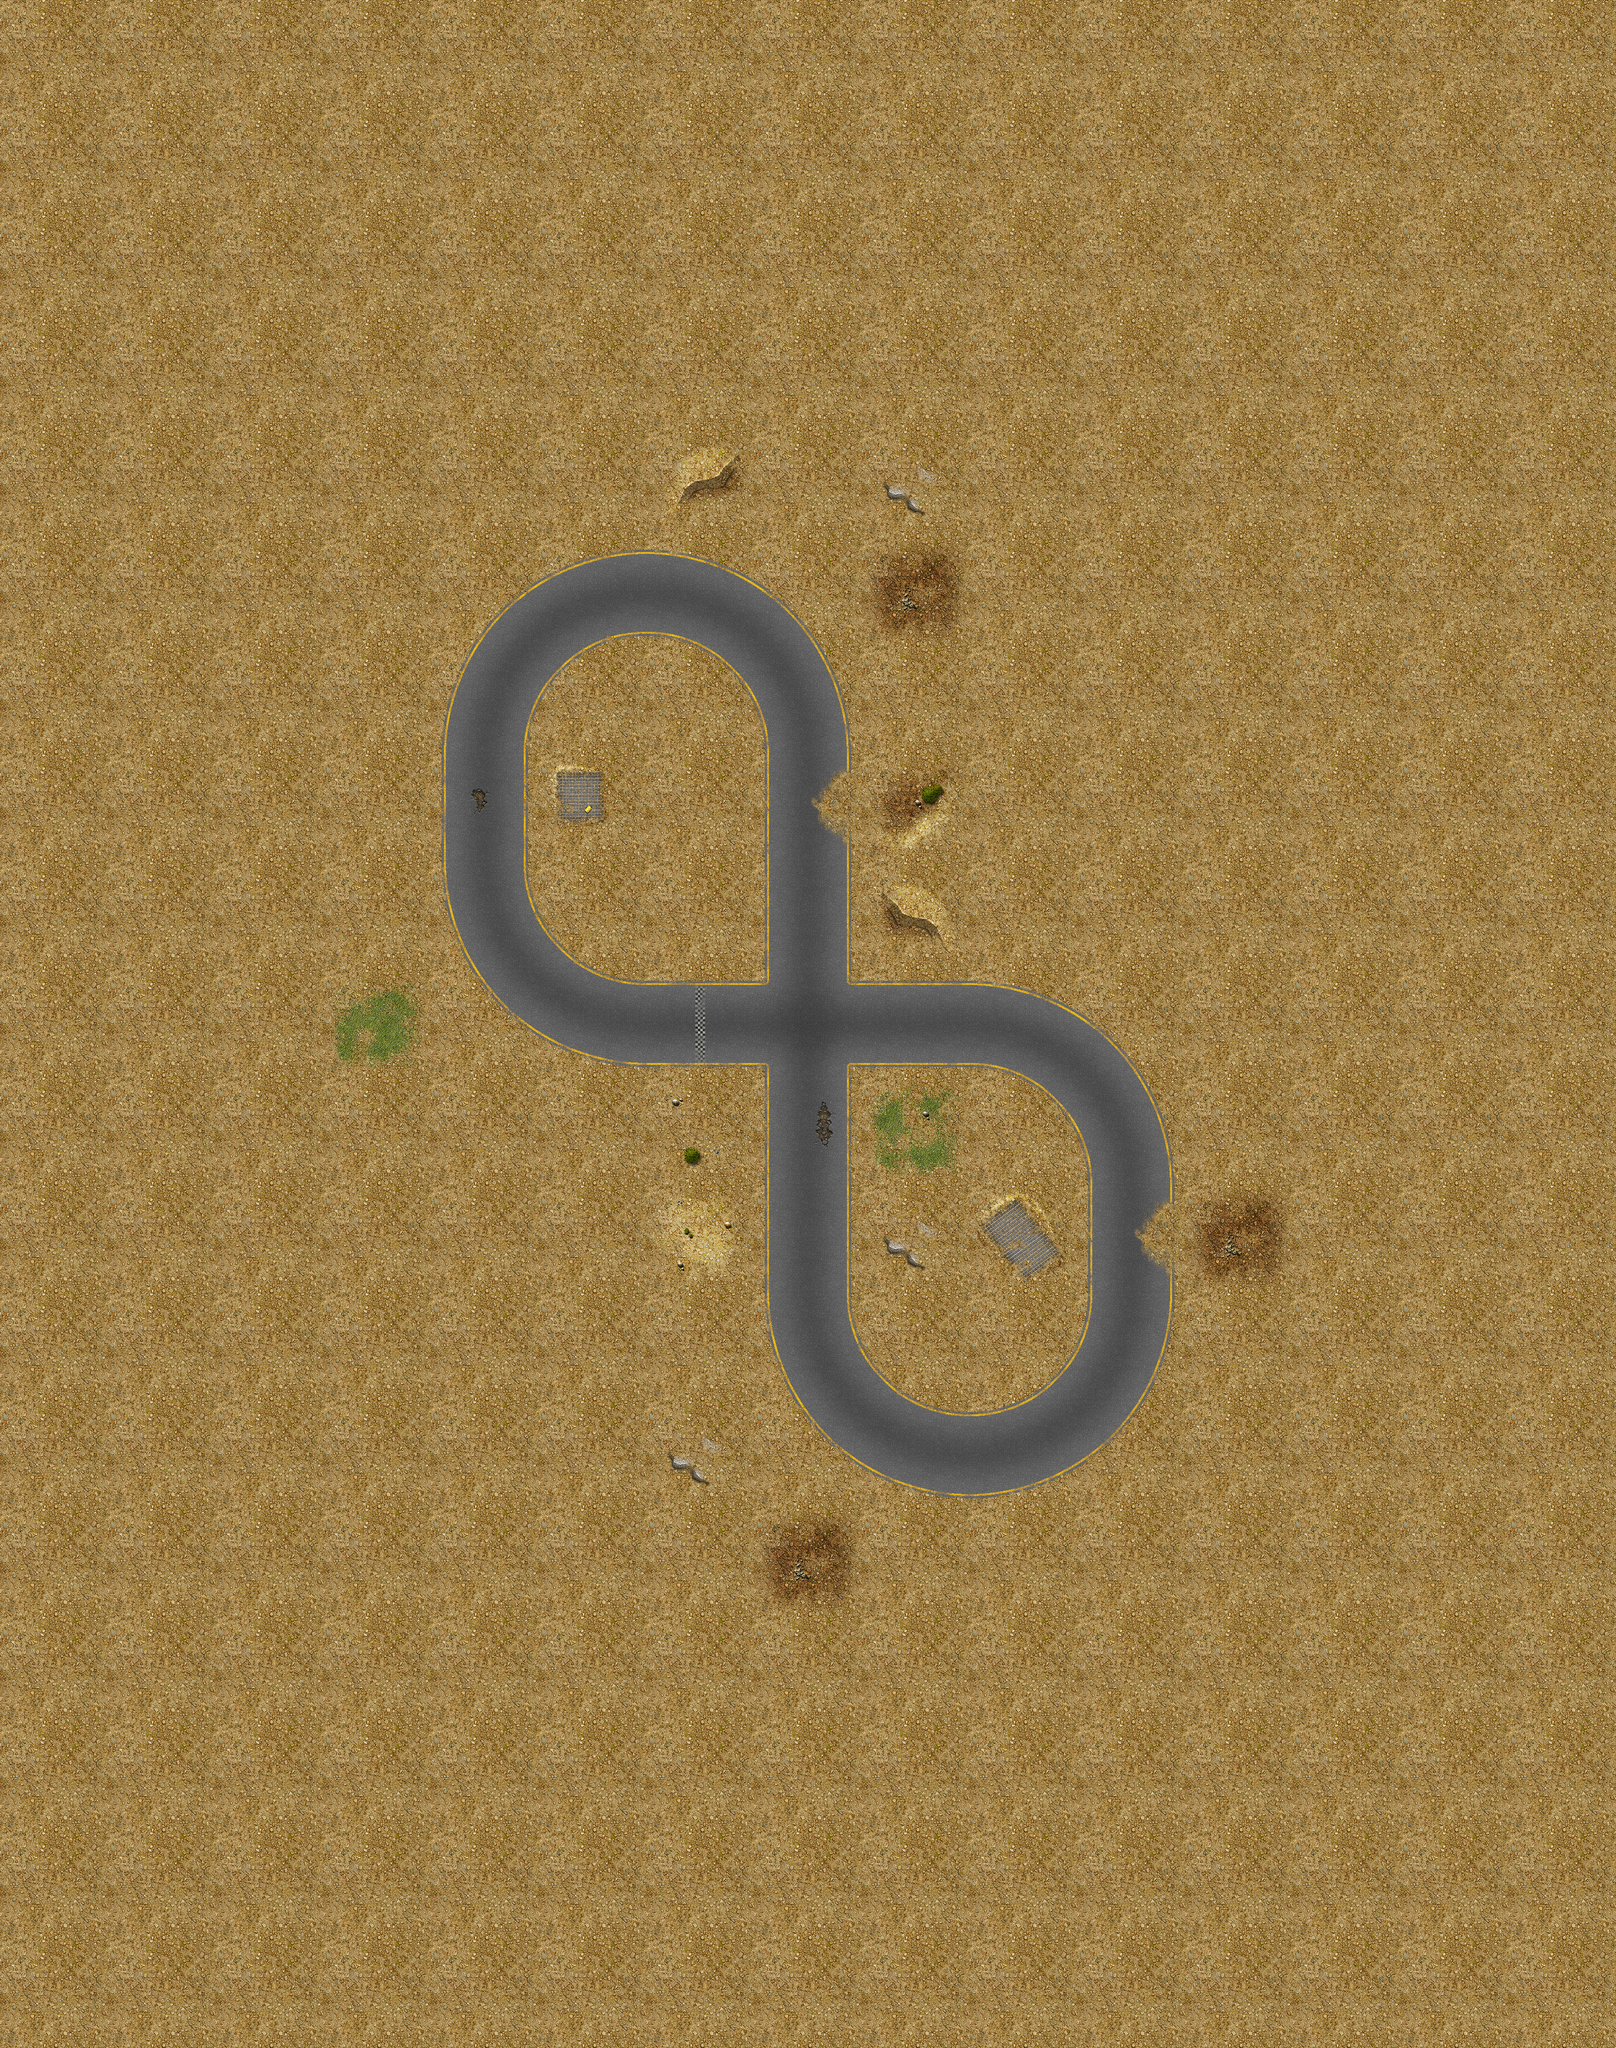

A 2D game scene composited from a Tiled map and its tileset images. What follows is a short description and the map's XML, with each tile layer's data collapsed to a summary:
An orthogonal 15x19 tile map with 224x224 px tiles, 1 tile layer (track) and 109 objects (15x tree-9).

<map version="1.0" orientation="orthogonal" width="15" height="19" tilewidth="224" tileheight="224">
 <properties>
  <property name="name" value="2. Overlap" />
 </properties>
 <tileset firstgid="1" name="desert" tilewidth="224" tileheight="224">
  <image source="tilesets/desert/224.png" width="896" height="2464" />
 </tileset>
 <layer name="track" width="15" height="19">
  <data>[285 cells, 285 non-empty, 35 distinct tile ids]</data>
 </layer>
 <objectgroup color="#55ffff" draworder="topdown" name="trees" width="15" height="19">
  <object name="tree-9" type="tree-9" x="2028" y="2696" width="61" height="68">
   <properties>
    <property name="scale" value="6.5" />
   </properties>
  </object>
  <object name="tree-9" type="tree-9" x="2406" y="2987" width="61" height="68">
   <properties>
    <property name="scale" value="5" />
   </properties>
  </object>
  <object name="tree-9" type="tree-9" x="1714" y="3102" width="61" height="68">
   <properties>
    <property name="scale" value="6" />
   </properties>
  </object>
  <object name="tree-9" type="tree-9" x="910" y="1230" width="61" height="68">
   <properties>
    <property name="scale" value="7" />
   </properties>
  </object>
  <object name="tree-9" type="tree-9" x="838" y="1778" width="61" height="68">
   <properties>
    <property name="scale" value="4" />
   </properties>
  </object>
  <object name="tree-9" type="tree-9" x="1309" y="1768" width="61" height="68">
   <properties>
    <property name="scale" value="6" />
   </properties>
  </object>
  <object name="tree-9" type="tree-9" x="1328" y="1535" width="61" height="68">
   <properties>
    <property name="scale" value="5.8" />
   </properties>
  </object>
  <object name="tree-9" type="tree-9" x="1512" y="2276" width="33" height="33">
   <properties>
    <property name="scale" value="6" />
   </properties>
  </object>
  <object name="tree-9" type="tree-9" x="2408" y="2189" width="61" height="68">
   <properties>
    <property name="scale" value="6" />
   </properties>
  </object>
  <object name="tree-9" type="tree-9" x="1891" y="1916" width="61" height="68">
   <properties>
    <property name="scale" value="7" />
   </properties>
  </object>
  <object name="tree-9" type="tree-9" x="1922" y="2402" width="61" height="68">
   <properties>
    <property name="scale" value="6" />
   </properties>
  </object>
  <object name="tree-9" type="tree-9" x="1786" y="1216" width="61" height="68">
   <properties>
    <property name="scale" value="7" />
   </properties>
  </object>
  <object name="tree-9" type="tree-9" x="1532" y="2662" width="61" height="68">
   <properties>
    <property name="scale" value="5" />
   </properties>
  </object>
  <object name="tree-9" type="tree-9" x="1316" y="2514" width="61" height="68">
   <properties>
    <property name="scale" value="8" />
   </properties>
  </object>
  <object name="tree-9" type="tree-9" x="1927" y="2546" width="61" height="68">
   <properties>
    <property name="scale" value="6" />
   </properties>
  </object>
 </objectgroup>
 <objectgroup color="#55ff00" draworder="topdown" name="lights" width="15" height="19">
  <object x="1713" y="3128" width="27" height="21" />
  <object x="1078" y="2136" width="21" height="20" />
  <object x="987" y="1298" width="27" height="21" />
  <object x="1727" y="1480" width="27" height="21" />
  <object x="1386" y="1127" width="27" height="21" />
  <object x="2428" y="3003" width="27" height="21" />
  <object x="891" y="1668" />
  <object x="1809" y="2013" />
  <object x="2440" y="2197" />
  <object x="1524" y="2671" width="21" height="24" />
  <object x="1441" y="2045" width="27" height="21" />
  <object x="1943" y="2383" width="27" height="21" />
  <object x="2209" y="2821" width="27" height="21" />
  <object x="1884" y="1713" width="27" height="21" />
  <object x="1318" y="1775" />
  <object x="1325" y="1537" width="18" height="16" />
  <object x="1572" y="1813" width="15" height="14" />
  <object x="1870" y="2867" width="15" height="14" />
  <object x="2453" y="2553" width="15" height="14" />
  <object x="1891" y="2577" width="15" height="14" />
  <object x="1321" y="2551" width="15" height="14" />
  <object x="1465" y="2307" width="21" height="20" />
  <object x="878" y="1976" width="21" height="20" />
  <object x="923" y="1259" width="21" height="20" />
  <object x="1706" y="1166" width="21" height="20" />
  <object x="2007" y="2702" width="27" height="21" />
  <object x="2542" y="2280" width="15" height="14" />
 </objectgroup>
 <objectgroup color="#a40002" draworder="topdown" name="walls" width="15" height="19">
  <object x="860" y="1718">
   <polyline points="0,0 23,-102 10,-175 43,-260" />
  </object>
  <object x="905" y="1465">
   <polyline points="0,0 9,-74 43,-115 60,-172" />
  </object>
  <object x="950" y="1304">
   <polyline points="0,0 100,-77 150,-141" />
  </object>
  <object x="1072" y="1186">
   <polyline points="0,0 100,-28 171,-77" />
  </object>
  <object x="1206" y="1125">
   <polyline points="0,0 120,-4 192,-33" />
  </object>
  <object x="1358" y="1096">
   <polyline points="0,0 89,29 158,37 197,72" />
  </object>
  <object x="1539" y="1158">
   <polyline points="0,0 99,31" />
  </object>
  <object x="1624" y="1174">
   <polyline points="0,0 33,71 93,128 110,182" />
  </object>
  <object x="1739" y="1346">
   <polyline points="0,0 5,45 36,105 56,186" />
  </object>
  <object x="1796" y="1511">
   <polyline points="0,0 -10,88 -56,132 -51,183" />
  </object>
  <object x="1787" y="1705">
   <polyline points="7,23 19,101 4,169 23,247" />
  </object>
  <object x="1791" y="1934">
   <polyline points="0,0 52,39 123,67 195,59" />
  </object>
  <object x="1965" y="1982">
   <polyline points="0,0 83,40 178,44 237,67" />
  </object>
  <object x="2190" y="2030">
   <polyline points="0,0 70,61 152,101 183,157" />
  </object>
  <object x="2374" y="2168">
   <polyline points="0,0 22,71 70,152 78,233" />
  </object>
  <object x="2466" y="2386">
   <polyline points="0,0 -15,91" />
  </object>
  <object x="2467" y="2466">
   <polyline points="0,0 -36,55 -56,95 -52,130 -27,160" />
  </object>
  <object x="2436" y="2598">
   <polyline points="0,0 20,62 13,142 0,208" />
  </object>
  <object x="2453" y="2795">
   <polyline points="0,0 -40,67 -54,127 -103,185" />
  </object>
  <object x="2367" y="2979">
   <polyline points="0,0 -70,42 -107,99 -184,116" />
  </object>
  <object x="2215" y="3100">
   <polyline points="0,0 -80,5 -149,33 -232,24" />
  </object>
  <object x="2003" y="3142">
   <polyline points="0,0 -88,-31 -184,-35 -232,-79" />
  </object>
  <object x="1797" y="3077">
   <polyline points="0,0 -82,-40 -138,-102 -159,-166" />
  </object>
  <object x="1625" y="2934">
   <polyline points="15,-5 -22,-86 -66,-149" />
  </object>
  <object x="1573" y="2817">
   <polyline points="0,0 4,-99 -11,-159 0,-232" />
  </object>
  <object x="1577" y="2609">
   <polyline points="0,0 -20,-99 -3,-165 -17,-225" />
  </object>
  <object x="1552" y="2401">
   <polyline points="0,0 15,-86 9,-145 -23,-170" />
  </object>
  <object x="1529" y="2240">
   <polyline points="20,-2 -64,2 -127,-4" />
  </object>
  <object x="1423" y="2236">
   <polyline points="0,0 -70,6 -151,-4 -216,-12" />
  </object>
  <object x="1234" y="2241">
   <polyline points="-7,-17 -85,-39 -165,-78 -206,-134" />
  </object>
  <object x="1046" y="2119">
   <polyline points="0,0 -66,-53 -89,-124 -133,-184" />
  </object>
  </objectgroup>
 <objectgroup color="#ecde0e" draworder="topdown" name="sectors" width="15" height="19" visible="0">
  <!-- 14 objects omitted --></objectgroup>
 <objectgroup color="#ffec18" draworder="topdown" name="route" width="15" height="19" visible="0">
  <!-- 1 objects omitted --></objectgroup>
</map>
<!-- 36 of 109 objects omitted -->
